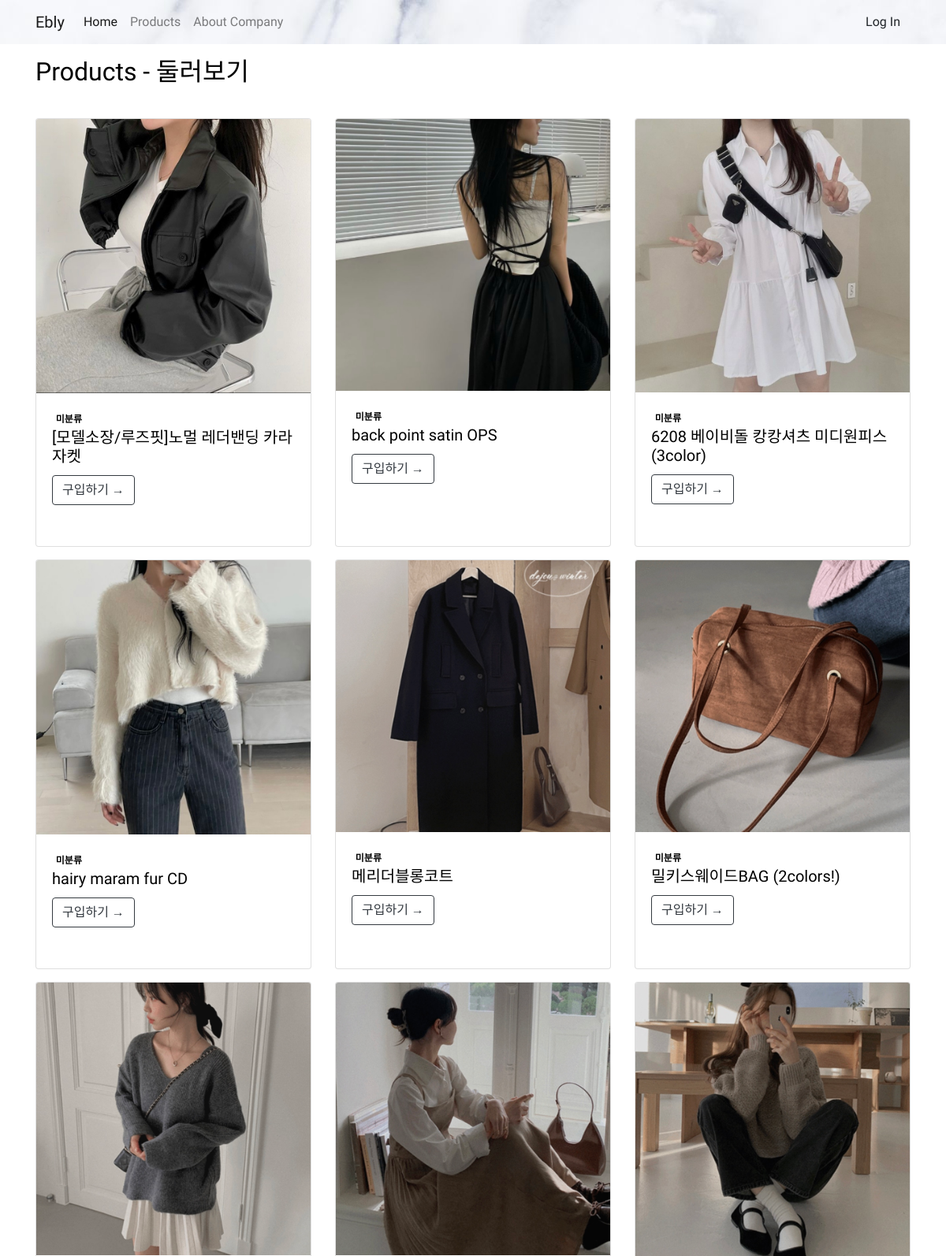
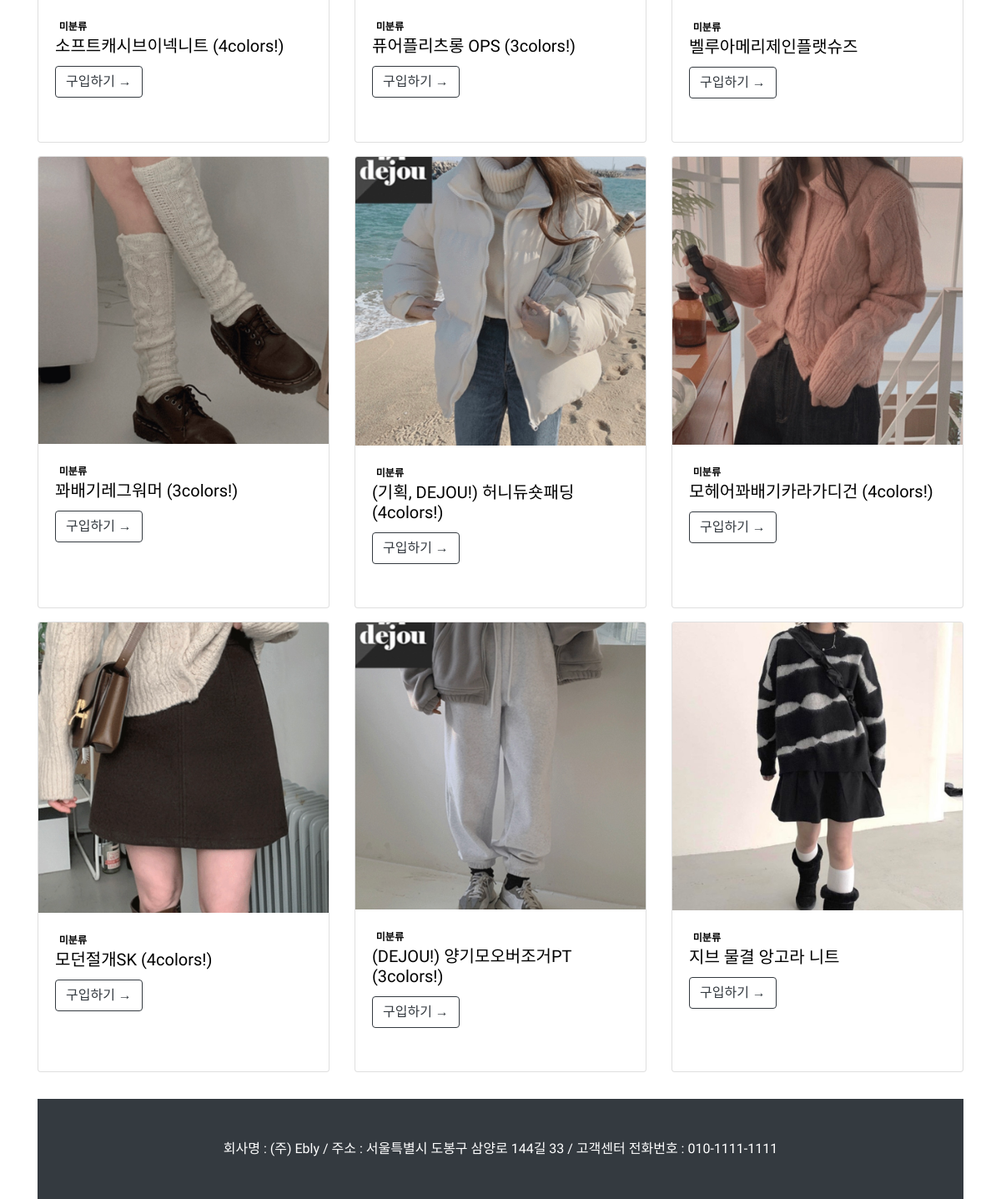
The app's page /shop/ with its own data (2 pictures, top to bottom).
### shop/models.py (models this page shows)
class Good(models.Model):
    name = models.TextField()
    about = models.TextField()
    price = models.IntegerField()
    inventory = models.IntegerField(blank=False)
    image = models.ImageField(upload_to='shop/images/', blank=False)
    from_url = models.URLField()
    company = models.ForeignKey(Company, null=True, on_delete=models.CASCADE)
    size = models.ManyToManyField(Size)
    color = models.ManyToManyField(Color)
    def __str__(self):
        return f'{self.name}'
    def get_absolute_url(self):
        return f'/shop/{self.pk}/'

### shop/views.py (the view)
# urls.py: path('', views.GoodList.as_view()),
class GoodList(ListView):
    model = Good
    ordering = 'pk'

### shop/templates/shop/good_list.html (shortened to what this page needs)
<!DOCTYPE html>
{% load static %}
<html lang="ko">
<head>
    <link href="{% static 'shop/css/font.css' %}" rel="stylesheet" type="text/css" media="screen">
    <link href="{% static 'shop/bootstrap/bootstrap.min.css' %}" rel="stylesheet" type="text/css" media="screen">
    <link href="{% static 'shop/css/footer.css' %}" rel="stylesheet" type="text/css" media="screen">
</head>
<body>
<section class="web-font">
    {% include 'shop/navbar.html' %}
    <div class="container">
        <h2 class="mt-3">Products - 둘러보기</h2>
        <div class="row">
            {% for good in good_list %}
            <div class="col-sm-4 mt-3">
                <div class="card mb-3 mt-3 h-100">
                    <div>
                        <img class="card-img-top" src="{{ good.image.url }}" alt="{{ good }}" />
                    </div>
                    <div class="card-body">
                        <span class="badge bg-outline-dark float-rigth">미분류</span>
                        <h5 class="card-title">{{ good.name }}</h5>
                        <a class="btn btn-outline-dark" href="{{ good.get_absolute_url }}">구입하기 →</a>
                    </div>
                </div>
            </div>
            {% endfor %}
        </div>
    </div>
<div class="container">
    <div class="mt-5">
        {% include 'shop/footer.html' %}
    </div>
</div>
</section>
</body>
</html>

### records on screen
Good: image (picture), name "[모델소장/루즈핏]노멀 레더밴딩 카라 자켓"
Good: image (picture), name "back point satin OPS"
Good: image (picture), name "6208 베이비돌 캉캉셔츠 미디원피스(3color)"
Good: image (picture), name "hairy maram fur CD"
Good: image (picture), name "메리더블롱코트"
Good: image (picture), name "밀키스웨이드BAG (2colors!)"
Good: image (picture), name "소프트캐시브이넥니트 (4colors!)"
Good: image (picture), name "퓨어플리츠롱 OPS (3colors!)"
Good: image (picture), name "벨루아메리제인플랫슈즈"
Good: image (picture), name "꽈배기레그워머 (3colors!)"
Good: image (picture), name "(기획, DEJOU!) 허니듀숏패딩 (4colors!)"
Good: image (picture), name "모헤어꽈배기카라가디건 (4colors!)"
Good: image (picture), name "모던절개SK (4colors!)"
Good: image (picture), name "(DEJOU!) 양기모오버조거PT (3colors!)"
Good: image (picture), name "지브 물결 앙고라 니트"
